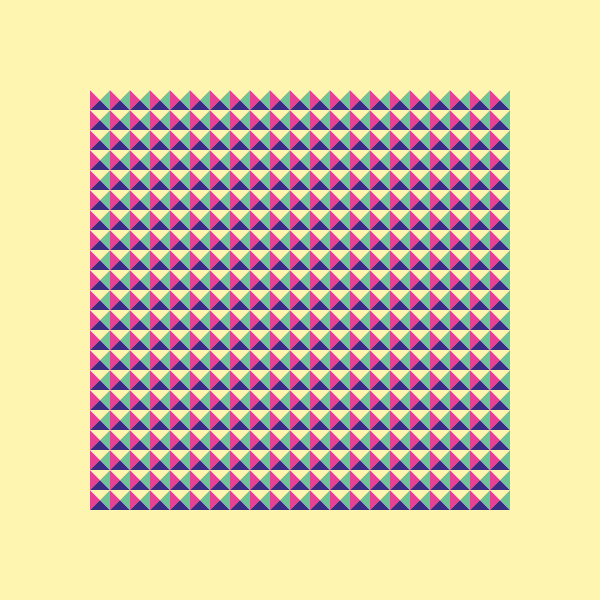
Frame 1 (no input)
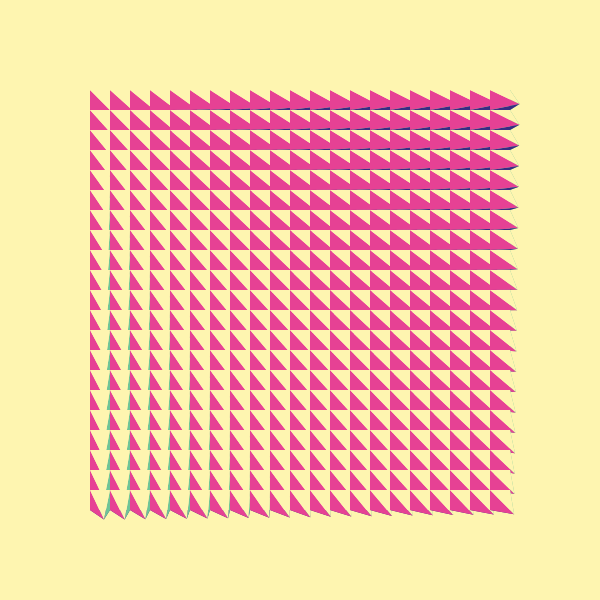
Frame 60 (no input)
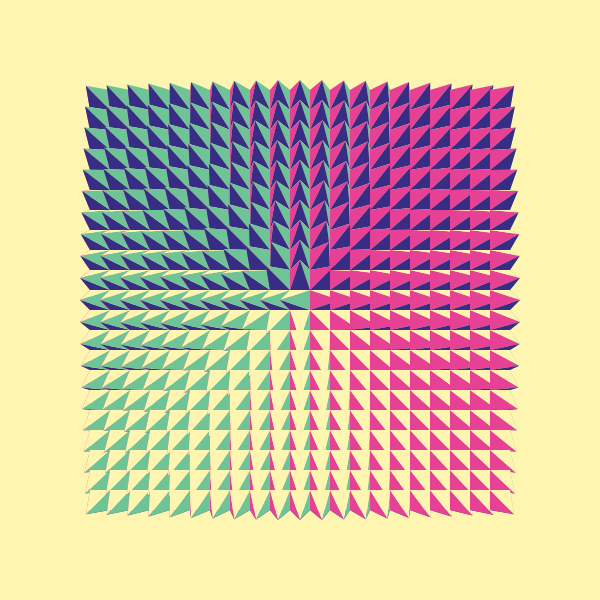
Frame 120 (the mouse pressed at the canvas centre since frame 60)

The p5.js sketch that drew these frames (run headless with seeded random() and noise() and a simulated clock; from frame 60 on, the mouse is pressed at the canvas centre):

// p5.js sketch
// ── sketch.js
//INSPIRED ON THIS POST
// https://www.reddit.com/r/Art/comments/lck88p/441_me_digital_2021/

let pyramids = []

function setup() {
  createCanvas(600, 600);
  let start_point = [100, 100];
  let pyramid_size = 20;
  let apex_dist_ratio = 1;
  for (let x = start_point[0]; x <= 500; x = x + pyramid_size) {
    for (let y = start_point[1]; y <= 500; y = y + pyramid_size) {
      pyramids.push(new Pyramid([x, y], pyramid_size, apex_dist_ratio));
    }
  }
}

function draw() {
  background('#fef5b0');
  for (let i = 0; i < pyramids.length; i++) {
    pyramids[i].draw()
    pyramids[i].update_apex([mouseX, mouseY])
  }
}

class Pyramid {
  constructor(base_center_pos, base_side_len, max_apex_distance_ratio) {
    this.base_center_x = base_center_pos[0];
    this.base_center_y = base_center_pos[1];
    this.apex_x = base_center_pos[0];
    this.apex_y = base_center_pos[1];
    this.side_len = base_side_len;
    this.max_apex_dist = this.side_len / 2 + (this.side_len / 2) * max_apex_distance_ratio

    // PYRAMID BASE SET UP LIKE THIS
    // x1,y1 ------ x2, y2
    //   |            |
    //   |            |
    //   |            |
    // x3,y3 ------ x4, y4

    this.x1 = this.base_center_x - floor(this.side_len / 2);
    this.y1 = this.base_center_y - floor(this.side_len / 2);
    this.x2 = this.base_center_x + floor(this.side_len / 2);
    this.y2 = this.base_center_y - floor(this.side_len / 2);
    this.x3 = this.base_center_x - floor(this.side_len / 2);
    this.y3 = this.base_center_y + floor(this.side_len / 2);
    this.x4 = this.base_center_x + floor(this.side_len / 2);
    this.y4 = this.base_center_y + floor(this.side_len / 2);
  }
  update_apex(new_apex_pos) {
    let temp_x = new_apex_pos[0];
    let temp_y = new_apex_pos[1];
    // First Y_coord then X
    let angle = atan2(temp_y - this.base_center_y, temp_x - this.base_center_x);
    let delta_x = this.max_apex_dist * cos(angle);
    let delta_y = this.max_apex_dist * sin(angle);
    this.apex_x = this.base_center_x - delta_x;
    this.apex_y = this.base_center_y - delta_y;

  }
  draw() {
    if (this.apex_y < (this.base_center_y - floor(this.side_len / 2))) {
      // MOUSE TOP
      if (this.apex_x > (this.base_center_x + floor(this.side_len / 2))) {
        // MOUSE RIGHT
        // TOP TRIANGLE
        fill('#fef5b0');
        noStroke();
        triangle(this.x1, this.y1, this.x2, this.y2, this.apex_x, this.apex_y);
        // RIGHT TRIANGLE
        fill('#6ec497');
        noStroke();
        triangle(this.x2, this.y2, this.x4, this.y4, this.apex_x, this.apex_y);
        // LEFT TRIANGLE
        fill('#e64194');
        noStroke();
        triangle(this.x1, this.y1, this.x3, this.y3, this.apex_x, this.apex_y);
        // BOTTOM TRIANGLE
        fill('#372d84');
        noStroke();
        triangle(this.x3, this.y3, this.x4, this.y4, this.apex_x, this.apex_y);
      } else {
        // MOUSE LEFT
        // TOP TRIANGLE
        fill('#fef5b0');
        noStroke();
        triangle(this.x1, this.y1, this.x2, this.y2, this.apex_x, this.apex_y);
        // LEFT TRIANGLE
        fill('#e64194');
        noStroke();
        triangle(this.x1, this.y1, this.x3, this.y3, this.apex_x, this.apex_y);
        // RIGHT TRIANGLE
        fill('#6ec497');
        noStroke();
        triangle(this.x2, this.y2, this.x4, this.y4, this.apex_x, this.apex_y);
        // BOTTOM TRIANGLE
        fill('#372d84');
        noStroke();
        triangle(this.x3, this.y3, this.x4, this.y4, this.apex_x, this.apex_y);
      }
    } else if (this.apex_y > (this.base_center_y + floor(this.side_len / 2))) {
      //MOUSE BOT
      if (this.apex_x > (this.base_center_x + floor(this.side_len / 2))) {
        // MOUSE RIGHT
        // BOTTOM TRIANGLE
        fill('#372d84');
        noStroke();
        triangle(this.x3, this.y3, this.x4, this.y4, this.apex_x, this.apex_y);
        // RIGHT TRIANGLE
        fill('#6ec497');
        noStroke();
        triangle(this.x2, this.y2, this.x4, this.y4, this.apex_x, this.apex_y);
        // LEFT TRIANGLE
        fill('#e64194');
        noStroke();
        triangle(this.x1, this.y1, this.x3, this.y3, this.apex_x, this.apex_y);
        // TOP TRIANGLE
        fill('#fef5b0');
        noStroke();
        triangle(this.x1, this.y1, this.x2, this.y2, this.apex_x, this.apex_y);
      } else {
        // MOUSE LEFT
        // BOTTOM TRIANGLE
        fill('#372d84');
        noStroke();
        triangle(this.x3, this.y3, this.x4, this.y4, this.apex_x, this.apex_y);
        // LEFT TRIANGLE
        fill('#e64194');
        noStroke();
        triangle(this.x1, this.y1, this.x3, this.y3, this.apex_x, this.apex_y);
        // RIGHT TRIANGLE
        fill('#6ec497');
        noStroke();
        triangle(this.x2, this.y2, this.x4, this.y4, this.apex_x, this.apex_y);
        // TOP TRIANGLE
        fill('#fef5b0');
        noStroke();
        triangle(this.x1, this.y1, this.x2, this.y2, this.apex_x, this.apex_y);
      }
    } else {
      // MOUSE MIDDLE
      if (this.apex_x > (this.base_center_x + floor(this.side_len / 2))) {
        // MOUSE RIGHT
        // RIGHT TRIANGLE
        fill('#6ec497');
        noStroke();
        triangle(this.x2, this.y2, this.x4, this.y4, this.apex_x, this.apex_y);
        // LEFT TRIANGLE
        fill('#e64194');
        noStroke();
        triangle(this.x1, this.y1, this.x3, this.y3, this.apex_x, this.apex_y);
        // TOP TRIANGLE
        fill('#fef5b0');
        noStroke();
        triangle(this.x1, this.y1, this.x2, this.y2, this.apex_x, this.apex_y);
        // BOTTOM TRIANGLE
        fill('#372d84');
        noStroke();
        triangle(this.x3, this.y3, this.x4, this.y4, this.apex_x, this.apex_y);
      } else {
        // MOUSE LEFT
        // LEFT TRIANGLE
        fill('#e64194');
        noStroke();
        triangle(this.x1, this.y1, this.x3, this.y3, this.apex_x, this.apex_y);
        // BOTTOM TRIANGLE
        fill('#372d84');
        noStroke();
        triangle(this.x3, this.y3, this.x4, this.y4, this.apex_x, this.apex_y);
        // RIGHT TRIANGLE
        fill('#6ec497');
        noStroke();
        triangle(this.x2, this.y2, this.x4, this.y4, this.apex_x, this.apex_y);
        // TOP TRIANGLE
        fill('#fef5b0');
        noStroke();
        triangle(this.x1, this.y1, this.x2, this.y2, this.apex_x, this.apex_y);
      }
    }



  }
}
